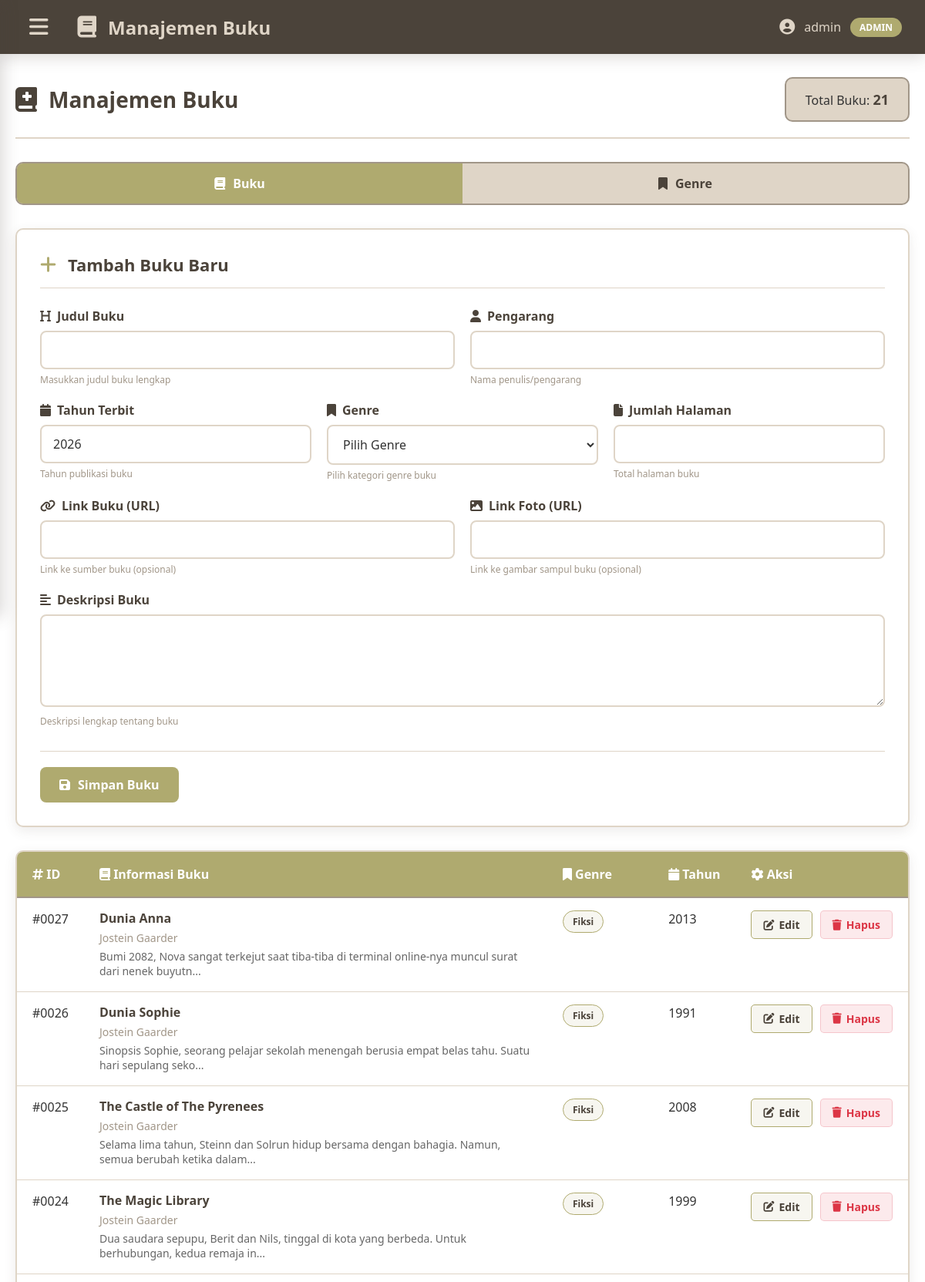
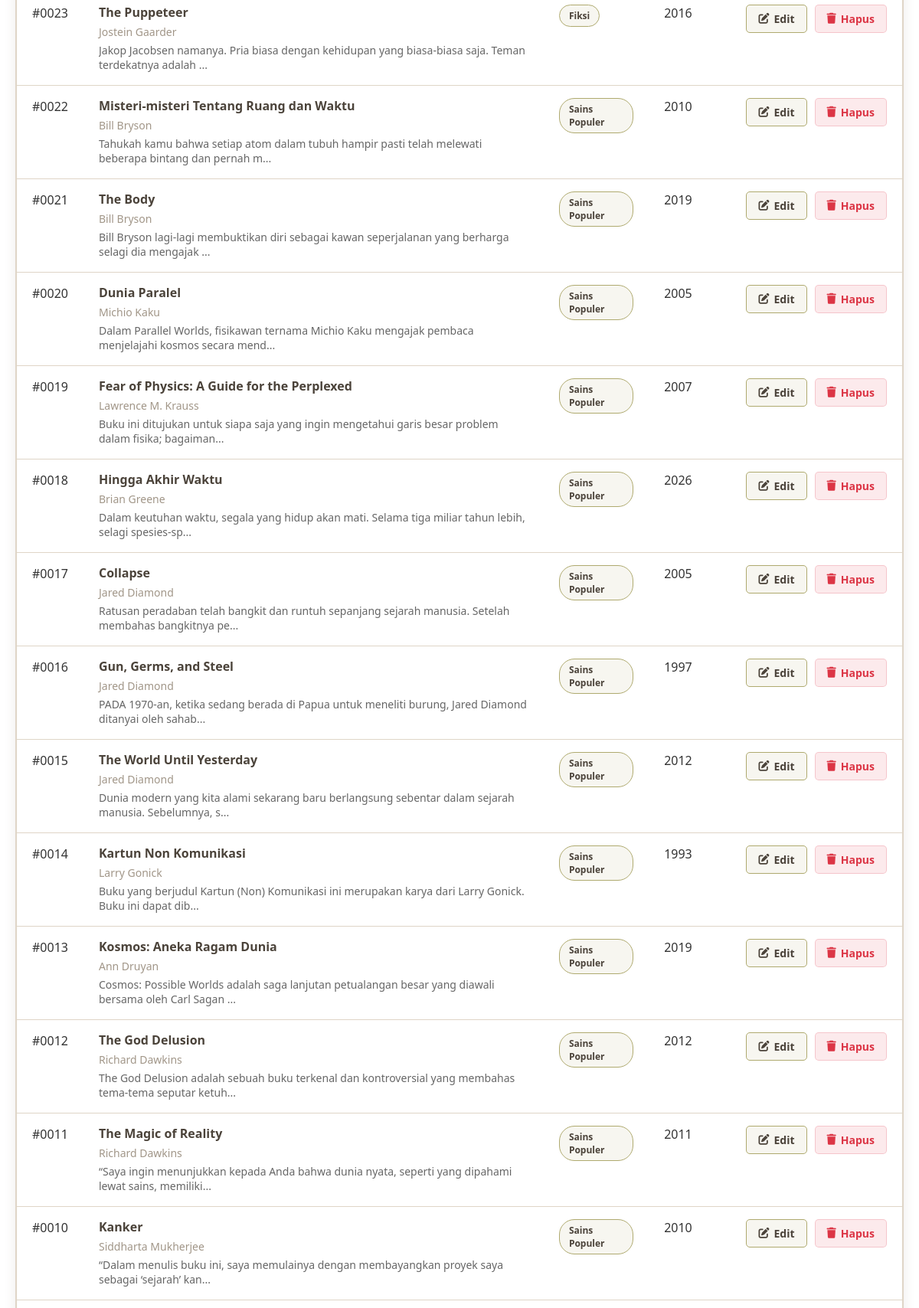
Screenshot of /book_mgmt.php (signed in, upper part) with the database file from the repository (2 pictures, top to bottom).
### tables this page shows
CREATE TABLE `books` (
  `id` int(11) NOT NULL,
  `judul` varchar(255) NOT NULL,
  `pengarang` varchar(255) NOT NULL,
  `tahun` int(11) NOT NULL,
  `genre_id` int(11) NOT NULL,
  `halaman` int(11) NOT NULL,
  `link_buku` varchar(500) DEFAULT NULL,
  `link_foto` varchar(500) DEFAULT NULL,
  `deskripsi` text DEFAULT NULL,
  `created_at` timestamp NOT NULL DEFAULT current_timestamp(),
  `updated_at` timestamp NOT NULL DEFAULT current_timestamp() ON UPDATE current_timestamp()
);

CREATE TABLE `genres` (
  `id` int(11) NOT NULL,
  `nama_genre` varchar(50) NOT NULL
);

### book_mgmt.php (the view, shortened to what this page needs)
<?php
require_once 'config.php';
$username = $_SESSION['username'];
$user_type = $_SESSION['user_type'];
$mode = isset($_GET['mode']) && in_array($_GET['mode'], ['books', 'genres']) ? $_GET['mode'] : 'books';
$edit_id = isset($_GET['edit']) ? intval($_GET['edit']) : 0;
$edit_data = null;
if ($mode === 'books') {
    $books_sql = "SELECT b.*, g.nama_genre FROM books b
                  JOIN genres g ON b.genre_id = g.id
                  ORDER BY b.created_at DESC";
    $books_result = $conn->query($books_sql);
    $total_books = $books_result->num_rows;
}
?>
<!DOCTYPE html>
<html lang="id">
<head>
    <link rel="stylesheet" href="https://cdnjs.cloudflare.com/ajax/libs/font-awesome/6.4.0/css/all.min.css">
</head>
<body>
    <nav class="navbar">
        <div class="logo">
            <button class="sidebar-toggle" id="sidebarToggle">
                <i class="fas fa-bars"></i>
            </button>
            <i class="fas fa-book"></i>
            <h1>Manajemen Buku</h1>
        </div>
        <div class="user-info-nav">
            <i class="fas fa-user-circle"></i>
            <span><?php echo htmlspecialchars($username); ?></span>
            <span class="user-type-nav"><?php echo ucfirst($user_type); ?></span>
        </div>
    </nav>
    <div class="container">
        <div class="header">
            <div class="header-title">
                <i class="fas fa-book-medical"></i>
                <h2><?php echo $mode === 'books' ? 'Manajemen Buku' : 'Manajemen Genre'; ?></h2>
            </div>
            <div class="header-stats">
                Total <?php echo $mode === 'books' ? 'Buku' : 'Genre'; ?>:
                <span><?php echo $mode === 'books' ? $total_books : $total_genres; ?></span>
            </div>
        </div>
        <div class="tabs">
            <button class="tab <?php echo $mode === 'books' ? 'active' : ''; ?>"
                    onclick="window.location.href='book_mgmt.php?mode=books'">
                <i class="fas fa-book"></i> Buku
            </button>
            <button class="tab <?php echo $mode === 'genres' ? 'active' : ''; ?>"
                    onclick="window.location.href='book_mgmt.php?mode=genres'">
                <i class="fas fa-bookmark"></i> Genre
            </button>
        </div>
        <?php if ($mode === 'books'): ?>
            <div class="form-container">
                <div class="form-header">
                    <i class="fas fa-<?php echo $edit_id ? 'edit' : 'plus'; ?>"></i>
                    <h3><?php echo $edit_id ? 'Edit Buku' : 'Tambah Buku Baru'; ?></h3>
                </div>
                <form method="POST" action="proses_buku.php" id="bookForm">
                    <div class="form-row">
                        <div class="form-group">
                            <label for="judul"><i class="fas fa-heading"></i> Judul Buku</label>
                            <input type="text" id="judul" name="judul" required
                                   value="<?php echo $edit_data ? htmlspecialchars($edit_data['judul']) : ''; ?>">
                            <small>Masukkan judul buku lengkap</small>
                        </div>
                        <div class="form-group">
                            <label for="pengarang"><i class="fas fa-user"></i> Pengarang</label>
                            <input type="text" id="pengarang" name="pengarang" required
                                   value="<?php echo $edit_data ? htmlspecialchars($edit_data['pengarang']) : ''; ?>">
                            <small>Nama penulis/pengarang</small>
                        </div>
                    </div>
                    <div class="form-row">
                        <div class="form-group">
                            <label for="tahun"><i class="fas fa-calendar"></i> Tahun Terbit</label>
                            <input type="number" id="tahun" name="tahun" required min="1000" max="2100"
                                   value="<?php echo $edit_data ? $edit_data['tahun'] : date('Y'); ?>">
                            <small>Tahun publikasi buku</small>
                        </div>
                        <div class="form-group">
                            <label for="genre_id"><i class="fas fa-bookmark"></i> Genre</label>
                            <select id="genre_id" name="genre_id" required>
                                <option value="">Pilih Genre</option>
                            </select>
                            <small>Pilih kategori genre buku</small>
                        </div>
                        <div class="form-group">
                            <label for="halaman"><i class="fas fa-file"></i> Jumlah Halaman</label>
                            <input type="number" id="halaman" name="halaman" required min="1"
                                   value="<?php echo $edit_data ? $edit_data['halaman'] : ''; ?>">
                            <small>Total halaman buku</small>
                        </div>
                    </div>
                    <div class="form-row">
                        <div class="form-group">
                            <label for="link_buku"><i class="fas fa-link"></i> Link Buku (URL)</label>
                            <input type="url" id="link_buku" name="link_buku"
                                   value="<?php echo $edit_data ? htmlspecialchars($edit_data['link_buku']) : ''; ?>">
                            <small>Link ke sumber buku (opsional)</small>
                        </div>
                        <div class="form-group">
                            <label for="link_foto"><i class="fas fa-image"></i> Link Foto (URL)</label>
                            <input type="url" id="link_foto" name="link_foto"
                                   value="<?php echo $edit_data ? htmlspecialchars($edit_data['link_foto']) : ''; ?>">
                            <small>Link ke gambar sampul buku (opsional)</small>
                        </div>
                    </div>
                    <div class="form-row">
                        <div class="form-group full-width">
                            <label for="deskripsi"><i class="fas fa-align-left"></i> Deskripsi Buku</label>
                            <textarea id="deskripsi" name="deskripsi" required><?php echo $edit_data ? htmlspecialchars($edit_data['deskripsi']) : ''; ?></textarea>
                            <small>Deskripsi lengkap tentang buku</small>
                        </div>
                    </div>
                    <div class="form-actions">
                        <button type="submit" class="form-button save">
                            <i class="fas fa-save"></i> <?php echo $edit_id ? 'Update Buku' : 'Simpan Buku'; ?>
                        </button>
                    </div>
                </form>
            </div>
            <div class="table-container">
                <div class="table-responsive">
                    <table class="data-table">
                        <thead>
                            <tr>
                                <th><i class="fas fa-hashtag"></i> ID</th>
                                <th><i class="fas fa-book"></i> Informasi Buku</th>
                                <th><i class="fas fa-bookmark"></i> Genre</th>
                                <th><i class="fas fa-calendar"></i> Tahun</th>
                                <th><i class="fas fa-cog"></i> Aksi</th>
                            </tr>
                        </thead>
                        <tbody>
                            <?php if ($total_books > 0): ?>
                                <?php
                                $books_result->data_seek(0);
                                while ($book = $books_result->fetch_assoc()):
                                ?>
                                    <tr>
                                        <td>#<?php echo str_pad($book['id'], 4, '0', STR_PAD_LEFT); ?></td>
                                        <td>
                                            <div class="book-title"><?php echo htmlspecialchars($book['judul']); ?></div>
                                            <div class="book-author"><?php echo htmlspecialchars($book['pengarang']); ?></div>
                                            <div class="book-description"><?php echo htmlspecialchars(substr($book['deskripsi'], 0, 100)); ?>...</div>
                                        </td>
                                        <td>
                                            <span class="genre-badge"><?php echo htmlspecialchars($book['nama_genre']); ?></span>
                                        </td>
                                        <td><?php echo $book['tahun']; ?></td>
                                        <td>
                                            <div class="action-buttons">
                                                <a href="book_mgmt.php?mode=books&edit=<?php echo $book['id']; ?>"
                                                   class="action-button edit">
                                                    <i class="fas fa-edit"></i> Edit
                                                </a>
                                                <button class="action-button delete"
                                                        onclick="deleteBook(<?php echo $book['id']; ?>, '<?php echo htmlspecialchars(addslashes($book['judul'])); ?>')">
                                                    <i class="fas fa-trash"></i> Hapus
                                                </button>
                                            </div>
                                        </td>
                                    </tr>
                                <?php endwhile; ?>
                            <?php endif; ?>
                        </tbody>
                    </table>
                </div>
            </div>
        <?php endif; ?>
    </div>
</body>
</html>

### rows the page displays
books: id "0027", judul "Dunia Anna", pengarang "Jostein Gaarder", deskripsi "Bumi 2082, Nova sangat terkejut saat tiba-tiba di terminal online-nya muncul surat dari nenek buyutn", genre.nama_genre "Fiksi", tahun "2013"
books: id "0026", judul "Dunia Sophie", pengarang "Jostein Gaarder", deskripsi "Sinopsis Sophie, seorang pelajar sekolah menengah berusia empat belas tahu. Suatu hari sepulang seko", genre.nama_genre "Fiksi", tahun "1991"
books: id "0025", judul "The Castle of The Pyrenees", pengarang "Jostein Gaarder", deskripsi "Selama lima tahun, Steinn dan Solrun hidup bersama dengan bahagia. Namun, semua berubah ketika dalam", genre.nama_genre "Fiksi", tahun "2008"
books: id "0024", judul "The Magic Library", pengarang "Jostein Gaarder", deskripsi "Dua saudara sepupu, Berit dan Nils, tinggal di kota yang berbeda. Untuk berhubungan, kedua remaja in", genre.nama_genre "Fiksi", tahun "1999"
books: id "0023", judul "The Puppeteer", pengarang "Jostein Gaarder", deskripsi "Jakop Jacobsen namanya. Pria biasa dengan kehidupan yang biasa-biasa saja. Teman terdekatnya adalah", genre.nama_genre "Fiksi", tahun "2016"
books: id "0022", judul "Misteri-misteri Tentang Ruang dan Waktu", pengarang "Bill Bryson", deskripsi "Tahukah kamu bahwa setiap atom dalam tubuh hampir pasti telah melewati beberapa bintang dan pernah m", genre.nama_genre "Sains Populer", tahun "2010"
books: id "0021", judul "The Body", pengarang "Bill Bryson", deskripsi "Bill Bryson lagi-lagi membuktikan diri sebagai kawan seperjalanan yang berharga selagi dia mengajak", genre.nama_genre "Sains Populer", tahun "2019"
books: id "0020", judul "Dunia Paralel", pengarang "Michio Kaku", deskripsi "Dalam Parallel Worlds, fisikawan ternama Michio Kaku mengajak pembaca menjelajahi kosmos secara mend", genre.nama_genre "Sains Populer", tahun "2005"
books: id "0019", judul "Fear of Physics: A Guide for the Perplexed", pengarang "Lawrence M. Krauss", deskripsi "Buku ini ditujukan untuk siapa saja yang ingin mengetahui garis besar problem dalam fisika; bagaiman", genre.nama_genre "Sains Populer", tahun "2007"
books: id "0018", judul "Hingga Akhir Waktu", pengarang "Brian Greene", deskripsi "Dalam keutuhan waktu, segala yang hidup akan mati. Selama tiga miliar tahun lebih, selagi spesies-sp", genre.nama_genre "Sains Populer", tahun "2026"
books: id "0017", judul "Collapse", pengarang "Jared Diamond", deskripsi "Ratusan peradaban telah bangkit dan runtuh sepanjang sejarah manusia. Setelah membahas bangkitnya pe", genre.nama_genre "Sains Populer", tahun "2005"
books: id "0016", judul "Gun, Germs, and Steel", pengarang "Jared Diamond", deskripsi "PADA 1970-an, ketika sedang berada di Papua untuk meneliti burung, Jared Diamond ditanyai oleh sahab", genre.nama_genre "Sains Populer", tahun "1997"
books: id "0015", judul "The World Until Yesterday", pengarang "Jared Diamond", deskripsi "Dunia modern yang kita alami sekarang baru berlangsung sebentar dalam sejarah manusia. Sebelumnya, s", genre.nama_genre "Sains Populer", tahun "2012"
books: id "0014", judul "Kartun Non Komunikasi", pengarang "Larry Gonick", deskripsi "Buku yang berjudul Kartun (Non) Komunikasi ini merupakan karya dari Larry Gonick. Buku ini dapat dib", genre.nama_genre "Sains Populer", tahun "1993"
books: id "0013", judul "Kosmos: Aneka Ragam Dunia", pengarang "Ann Druyan", deskripsi "Cosmos: Possible Worlds adalah saga lanjutan petualangan besar yang diawali bersama oleh Carl Sagan", genre.nama_genre "Sains Populer", tahun "2019"
books: id "0012", judul "The God Delusion", pengarang "Richard Dawkins", deskripsi "The God Delusion adalah sebuah buku terkenal dan kontroversial yang membahas tema-tema seputar ketuh", genre.nama_genre "Sains Populer", tahun "2012"
books: id "0011", judul "The Magic of Reality", pengarang "Richard Dawkins", deskripsi "“Saya ingin menunjukkan kepada Anda bahwa dunia nyata, seperti yang dipahami lewat sains, memiliki", genre.nama_genre "Sains Populer", tahun "2011"
books: id "0010", judul "Kanker", pengarang "Siddharta Mukherjee", deskripsi "“Dalam menulis buku ini, saya memulainya dengan membayangkan proyek saya sebagai ‘sejarah’ kan", genre.nama_genre "Sains Populer", tahun "2010"

### other values shown
$username "admin"
$user_type "ADMIN"
$total_books "21"
